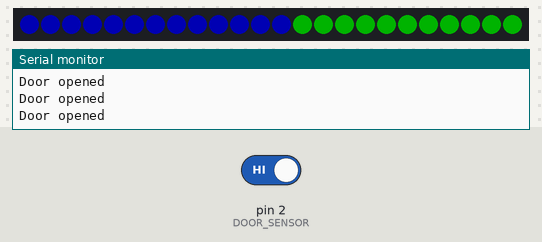
Recording of a sketch running on a simulated Arduino Uno, built with avr-gcc and run on an emulated ATmega328P. On the bench: 24 RGB LEDs in strip order, left to right, the last lines printed to the serial monitor. The test bench sets the inputs (shaded band); at power-on: pin 2 (DOOR_SENSOR) HIGH. Dim RGB values are drawn brighter than linear.

Above: at 2.02 s.
2.3 s: pin 2 (DOOR_SENSOR) driven LOW
At 2.65 s:
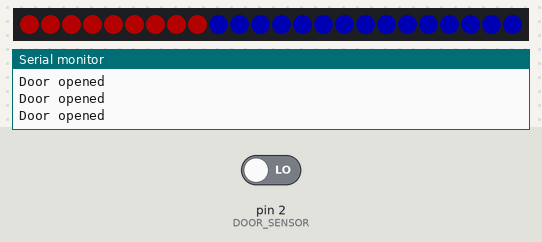
At 3.3 s:
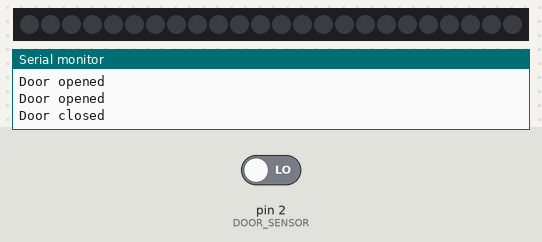
4.4 s: pin 2 (DOOR_SENSOR) driven HIGH
At 5.46 s:
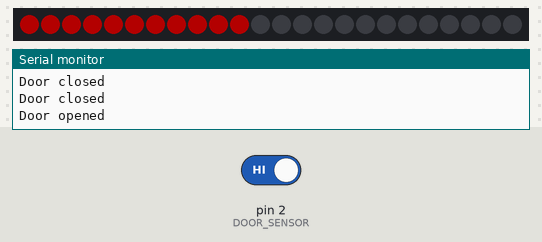

Measured:
- after the input at 2.3 s, the LEDs: first differ from a run without the input after 0.69 s (image 2)
- after the input at 4.4 s, the LEDs: first change after 0.60 s (image 3 shows a later state)

The sketch:

door_sensor.ino
```cpp
#include <Adafruit_NeoPixel.h>

#define PIN 4
#define DOOR_SENSOR 2


bool isRingOn = true;

int numberOfRingColors = 3;

uint32_t ringColors[] = {
  Adafruit_NeoPixel::Color(255, 0, 0),
  Adafruit_NeoPixel::Color(0, 255, 0),
  Adafruit_NeoPixel::Color(0, 0, 255)
};

int ringColorIndex = 0;

// Parameter 1 = number of pixels in strip
// Parameter 2 = pin number (most are valid)
Adafruit_NeoPixel strip = Adafruit_NeoPixel(24, PIN, NEO_GRB + NEO_KHZ800);

void setup() {
  Serial.begin(9600);
  pinMode(DOOR_SENSOR, INPUT_PULLUP);
  strip.begin();
  strip.setBrightness(60); //adjust brightness here
  strip.show();
  cleanRing();
}

void loop() {
  int proximity = digitalRead(DOOR_SENSOR);

  bool requiredRingState = proximity == HIGH;
  if (requiredRingState) {
    Serial.println("Door opened");
    ringColorIndex %= numberOfRingColors;
    alarmRing(ringColorIndex++);
  } else {
    ringColorIndex = 0;
    Serial.println("Door closed");
    cleanRing();
    delay(1000);
  }

}

void cleanRing() {
  for(int i=0; i<strip.numPixels(); i++) {
      strip.setPixelColor(i, strip.Color(0, 0, 0));
  }
  strip.show();
}

void alarmRing(int colorIndex) {
  for(int i=0; i<strip.numPixels(); i++) {
    strip.setPixelColor(i, ringColors[colorIndex]);
    strip.show();
    delay(30);
  }
}
```
